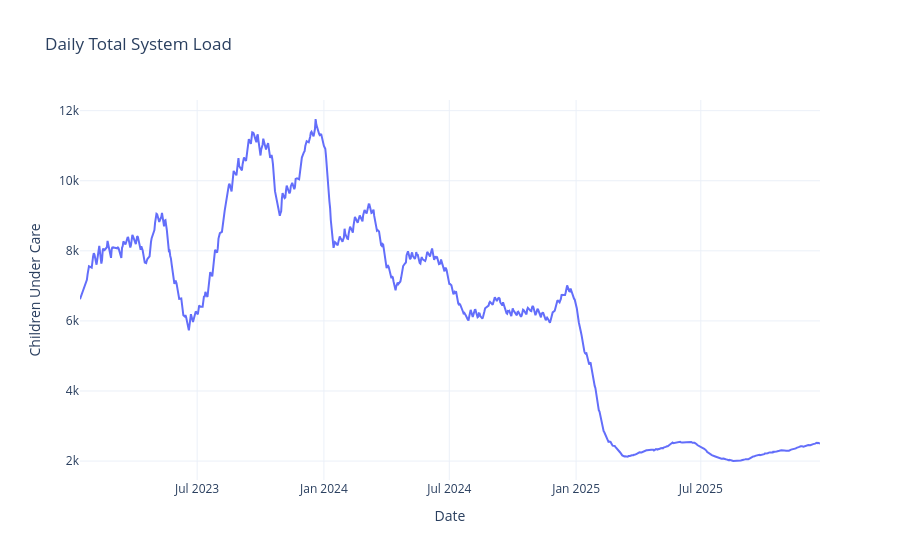

Notebook source saved alongside this figure:
### Markdown cell above
# Daily Trend – Total System Load

### Code cell
fig = px.line(
    df,
    x="date",
    y="total_system_load",
    title="Daily Total System Load",
    labels={"date": "Date", "total_system_load": "Children Under Care"},
)

fig.update_traces(line=dict(width=2))
fig.update_layout(hovermode="x unified", template="plotly_white")
fig.show()

### Figure 1 — Plotly figure (JSON) as saved in the notebook; plotly's stock layout.template omitted (floating-point values rounded to 4 significant figures; data arrays with more than 128 entries replaced by an {"elided": "..."} marker saying what was removed)
{"data": [{"hovertemplate": "Date=%{x}<br>Children Under Care=%{y}<extra></extra>", "legendgroup": "", "line": {"color": "#636efa", "dash": "solid", "width": 2}, "marker": {"symbol": "circle"}, "mode": "lines", "name": "", "orientation": "v", "showlegend": false, "type": "scatter", "x": {"elided": "720 str values"}, "xaxis": "x", "y": {"elided": "720 float values"}, "yaxis": "y"}], "layout": {"hovermode": "x unified", "legend": {"tracegroupgap": 0}, "title": {"text": "Daily Total System Load"}, "xaxis": {"anchor": "y", "domain": [0, 1], "title": {"text": "Date"}}, "yaxis": {"anchor": "x", "domain": [0, 1], "title": {"text": "Children Under Care"}}}}
